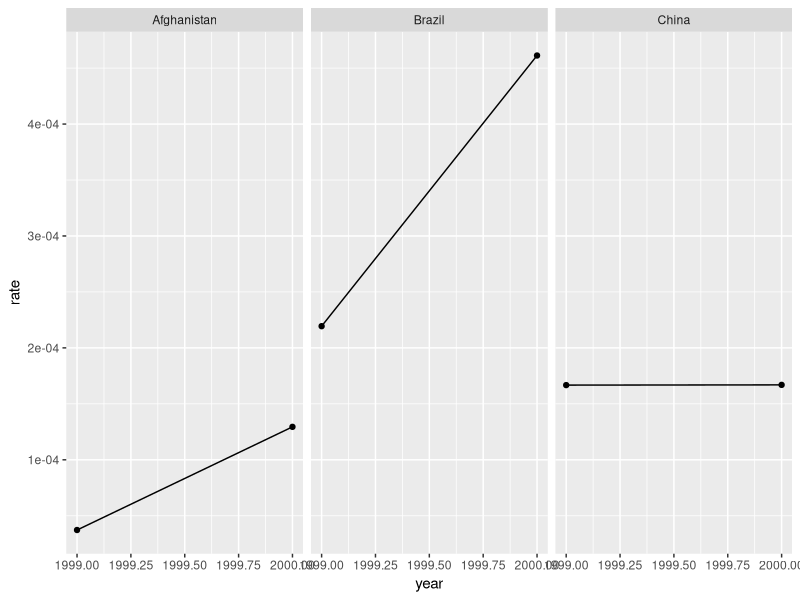
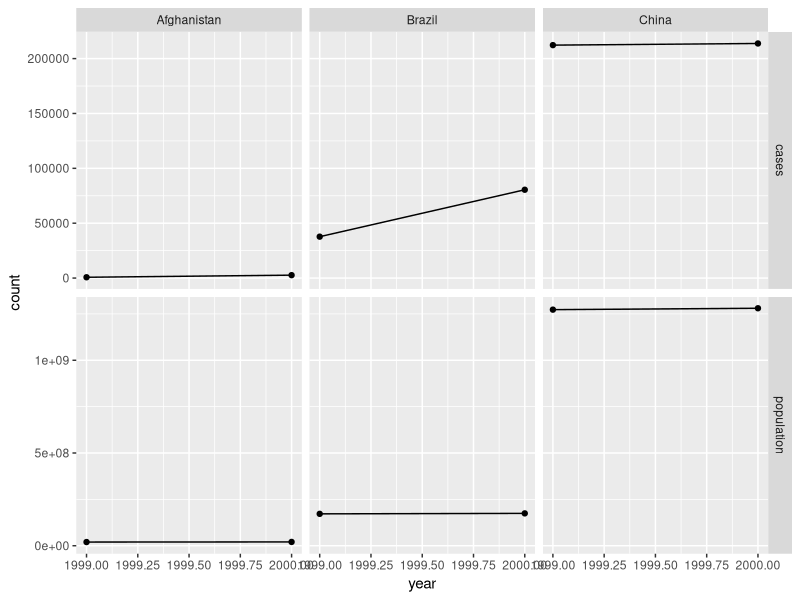

Write the R code that produced these figures, in order.
library(tidyverse)

table1

table2

table1 %>%
  mutate(rate = cases / population) %>%
  ggplot(aes(x = year, y = rate)) +
  geom_line() +
  geom_point() +
  facet_wrap(~ country)

table2 %>%
  ggplot(aes(x = year, y = count)) +
  geom_line() +
  geom_point() +
  facet_grid(type ~ country, scales = "free_y")

table1 %>%
  gather("type", "count", cases, population)
